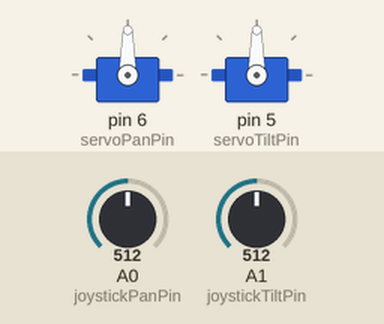
A sketch run on a simulated Arduino Uno, built with avr-gcc and run on an emulated ATmega328P. Shown: 2 × servo. Inputs (shaded band) come from the test bench; at power-on: A0 (joystickPanPin) = 512, A1 (joystickTiltPin) = 512.

Above: at 1.2 s.
1.3 s: A0 (joystickPanPin) set to 549
2.8 s: A0 (joystickPanPin) set to 579
At 3.38 s:
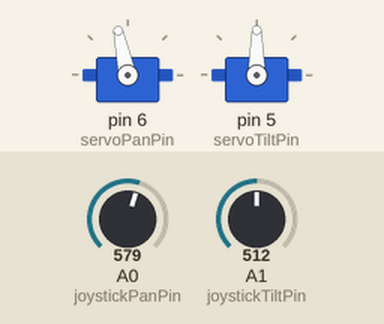
At 4.29 s:
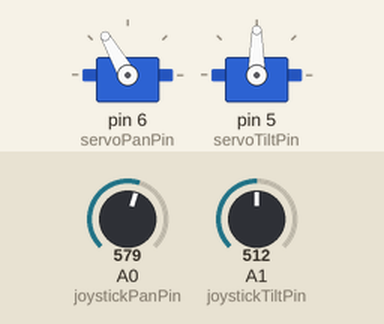
5.8 s: A1 (joystickTiltPin) set to 543
8.8 s: A1 (joystickTiltPin) set to 569
At 8.98 s:
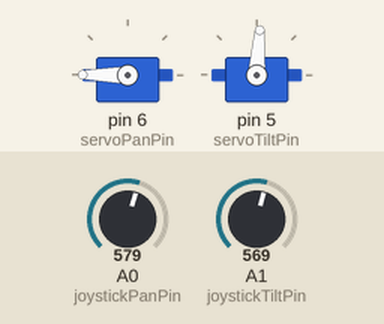
11.8 s: A1 (joystickTiltPin) set to 0
14.8 s: A0 (joystickPanPin) set to 470
16.3 s: A0 (joystickPanPin) set to 447
At 16.48 s:
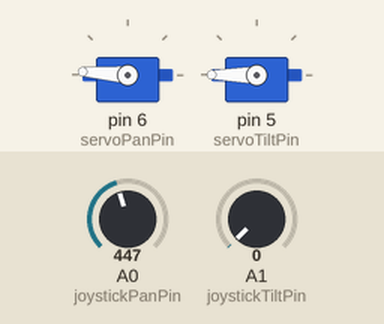
Timing chart, 0 to 21.9 s (numbered marks = the images above; inputs shaded):
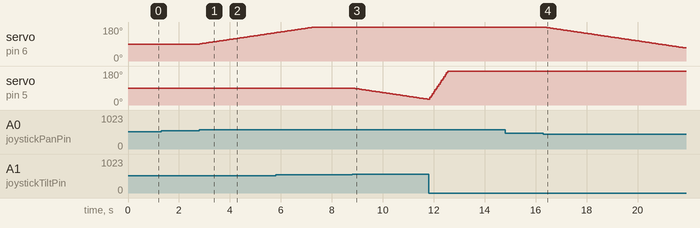

The sketch:

TKPanTilt.ino
```cpp
#include <TinkerKit.h>
#include <Servo.h>

Servo TKMicroServo;
Servo TKContinuousRotationServo;

int servoPanPosition = 90;
int servoTiltPosition = 90;
int joystickPanPin = A0;
int joystickTiltPin = A1;
int joystickPanSpeed = 0;
int joystickTiltSpeed = 0;
int servoPanPin = 6;
int servoTiltPin = 5;


void setup()
{
  pinMode(servoPanPin, OUTPUT);
  pinMode(5, OUTPUT);
  TKContinuousRotationServo.attach(servoPanPin);
  TKMicroServo.attach(servoTiltPin);
}

void loop()
{
  joystickPanSpeed = (analogRead(joystickPanPin) - 512) / 50;
    // -512 to provide equal +/- numbers
  joystickTiltSpeed = (analogRead(joystickTiltPin) - 512) / -50;
    // negative 50 to reverse direction

  servoPanPosition = constrain((servoPanPosition + joystickPanSpeed), 1, 180);
  servoTiltPosition = constrain((servoTiltPosition + joystickTiltSpeed), 1, 180);
    // constarin function to not exceed servo limits

  TKContinuousRotationServo.write(servoPanPosition);
  TKMicroServo.write(servoTiltPosition);

  delay(50);
    // adjustable for overall speed
}
```

Measured:
- the behaviour switches between 561 and 562 on A0 (joystickPanPin) (found by bisection; images 0 and 1)
- the behaviour switches between 561 and 562 on A1 (joystickTiltPin) (found by bisection; images 2 and 3)
- the behaviour switches between 463 and 462 on A0 (joystickPanPin) (found by bisection; images 3 and 4)
- after the input at 1.3 s, every drawn part: stays the same
- after the input at 2.8 s, servo on pin 6 (servoPanPin): moves from 90° to 150° over 3.0 s, starting at once
- after the input at 8.8 s, servo on pin 5 (servoTiltPin): moves from 90° to 30° over 3.0 s, starting at once
- after the input at 14.8 s, every drawn part: stays the same
- after the input at 16.3 s, servo on pin 6 (servoPanPin): moves from 180° to 69° over 5.5 s, starting at once
